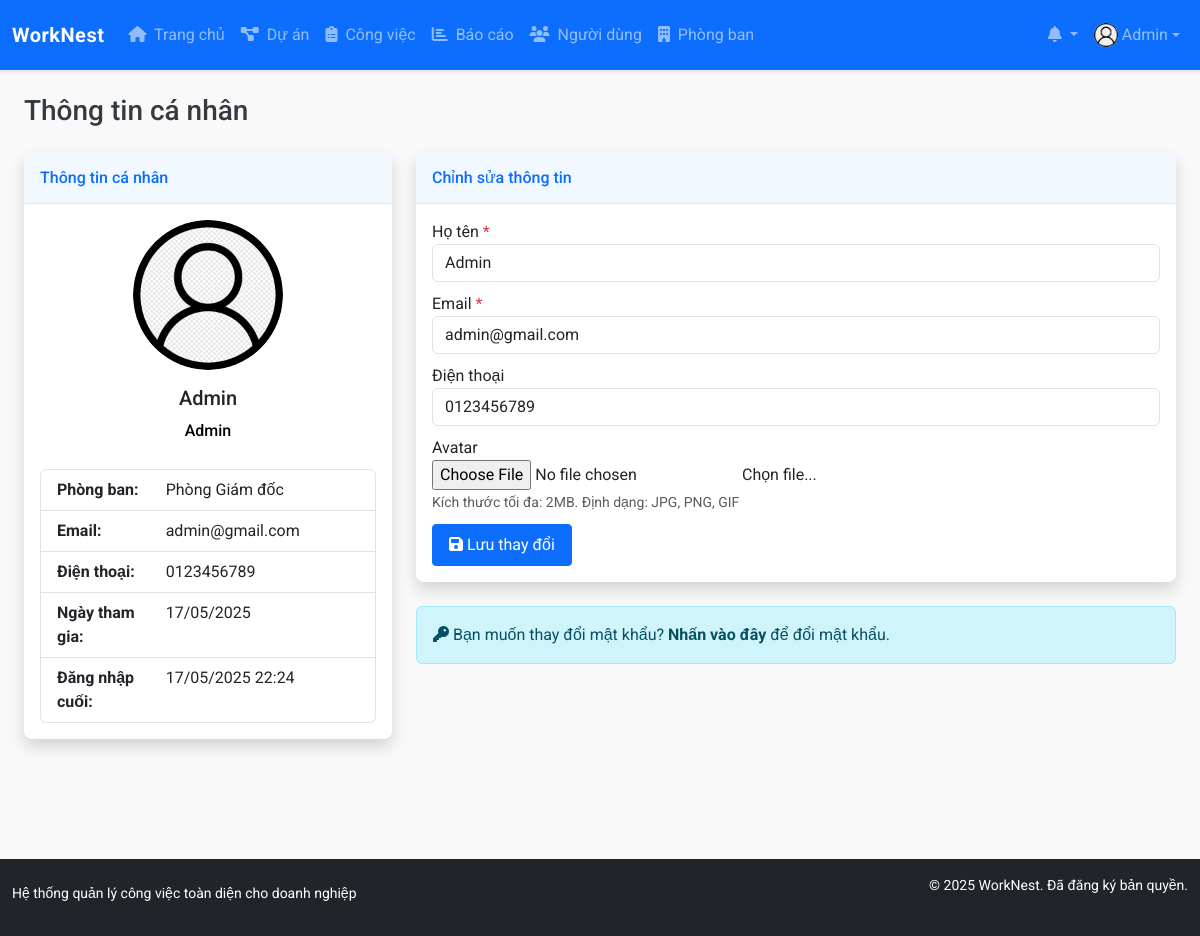
Page /modules/users/profile.php (signed in) on the committed database.
### tables this page shows
CREATE TABLE `users` (
  `id` int NOT NULL,
  `name` varchar(100) NOT NULL,
  `email` varchar(100) NOT NULL,
  `password` varchar(255) NOT NULL,
  `role` enum('admin','project_manager','department_manager','staff') NOT NULL DEFAULT 'staff',
  `department_id` int DEFAULT NULL,
  `phone` varchar(20) DEFAULT NULL,
  `avatar` varchar(255) DEFAULT 'assets/images/avatar-default.png',
  `created_at` datetime NOT NULL DEFAULT CURRENT_TIMESTAMP,
  `updated_at` datetime DEFAULT NULL ON UPDATE CURRENT_TIMESTAMP,
  `last_login` datetime DEFAULT NULL
);

CREATE TABLE `departments` (
  `id` int NOT NULL,
  `name` varchar(100) NOT NULL,
  `description` text,
  `manager_id` int DEFAULT NULL,
  `created_at` datetime NOT NULL DEFAULT CURRENT_TIMESTAMP,
  `updated_at` datetime DEFAULT NULL ON UPDATE CURRENT_TIMESTAMP
);

### config/config.php (called while the page is built, shortened)
<?php
function is_logged_in() {
    return isset($_SESSION['user_id']);
}
function has_permission($required_role) {
    return $_SESSION['user_role'] === $required_role ||
           ($_SESSION['user_role'] === 'admin') ||
           ($required_role === 'department_manager' && $_SESSION['user_role'] === 'project_manager');
}
function format_date($date) {
    return date('d/m/Y', strtotime($date));
}
require_once ROOT_PATH . 'config/database.php';

### config/database.php (called while the page is built, shortened)
<?php
$conn = mysqli_connect(DB_HOST, DB_USER, DB_PASS, DB_NAME);
mysqli_set_charset($conn, "utf8mb4");
function query($sql) {
    global $conn;
    $result = mysqli_query($conn, $sql);
    return $result;
}
function fetch_array($result) {
    return mysqli_fetch_assoc($result);
}

### includes/functions.php (called while the page is built, shortened)
<?php
function format_datetime($datetime, $format = 'd/m/Y H:i') {
    $date = new DateTime($datetime);
    $now = new DateTime();
    $diff = $now->diff($date);
    if ($diff->days == 0) {
        if ($diff->h == 0 && $diff->i < 5) {
            return 'Vừa xong';
        } elseif ($diff->h == 0) {
            return $diff->i . ' phút trước';
        } else {
            return $diff->h . ' giờ trước';
        }
    }
    elseif ($diff->days == 1) {
        return 'Hôm qua lúc ' . $date->format('H:i');
    }
    elseif ($diff->days < 7) {
        return $diff->days . ' ngày trước';
    }
    else {
        return $date->format($format);
    }
}

### modules/users/profile.php (the view, shortened to what this page needs)
<?php
require_once '../../config/config.php';
$user_id = $_SESSION['user_id'];
$sql = "SELECT * FROM users WHERE id = $user_id";
$result = query($sql);
$user = fetch_array($result);
$department_name = 'Chưa phân công';
if ($user['department_id']) {
    $dept_sql = "SELECT name FROM departments WHERE id = {$user['department_id']}";
    $dept_result = query($dept_sql);
    if (num_rows($dept_result) > 0) {
        $dept = fetch_array($dept_result);
        $department_name = $dept['name'];
    }
}
include_once '../../templates/header.php';
?>
<div class="container-fluid">
    <div class="d-sm-flex align-items-center justify-content-between mb-4">
        <h1 class="h3 mb-0 text-gray-800">Thông tin cá nhân</h1>
    </div>
    <div class="row">
        <div class="col-xl-4 col-lg-5">
            <div class="card shadow mb-4">
                <div class="card-header py-3">
                    <h6 class="m-0 font-weight-bold text-primary">Thông tin cá nhân</h6>
                </div>
                <div class="card-body">
                    <div class="text-center mb-4">
                        <img class="img-profile rounded-circle" src="<?php echo BASE_URL . $user['avatar']; ?>" width="150" height="150">
                        <h5 class="mt-3"><?php echo $user['name']; ?></h5>
                        <span class="badge badge-primary"><?php echo ucfirst($user['role']); ?></span>
                    </div>
                    <div class="list-group">
                        <div class="list-group-item">
                            <div class="row">
                                <div class="col-md-4"><strong>Phòng ban:</strong></div>
                                <div class="col-md-8"><?php echo $department_name; ?></div>
                            </div>
                        </div>
                        <div class="list-group-item">
                            <div class="row">
                                <div class="col-md-4"><strong>Email:</strong></div>
                                <div class="col-md-8"><?php echo $user['email']; ?></div>
                            </div>
                        </div>
                        <div class="list-group-item">
                            <div class="row">
                                <div class="col-md-4"><strong>Điện thoại:</strong></div>
                                <div class="col-md-8"><?php echo $user['phone'] ?: 'Chưa cập nhật'; ?></div>
                            </div>
                        </div>
                        <div class="list-group-item">
                            <div class="row">
                                <div class="col-md-4"><strong>Ngày tham gia:</strong></div>
                                <div class="col-md-8"><?php echo format_date($user['created_at']); ?></div>
                            </div>
                        </div>
                        <div class="list-group-item">
                            <div class="row">
                                <div class="col-md-4"><strong>Đăng nhập cuối:</strong></div>
                                <div class="col-md-8"><?php echo $user['last_login'] ? format_datetime($user['last_login']) : 'Chưa có dữ liệu'; ?></div>
                            </div>
                        </div>
                    </div>
                </div>
            </div>
        </div>
        <div class="col-xl-8 col-lg-7">
            <div class="card shadow mb-4">
                <div class="card-header py-3">
                    <h6 class="m-0 font-weight-bold text-primary">Chỉnh sửa thông tin</h6>
                </div>
                <div class="card-body">
                    <form action="" method="post" enctype="multipart/form-data">
                        <div class="form-group">
                            <label for="name">Họ tên <span class="text-danger">*</span></label>
                            <input type="text" class="form-control" id="name" name="name" required
                                   value="<?php echo isset($_POST['name']) ? htmlspecialchars($_POST['name']) : (isset($user['name']) && $user['name'] !== null ? htmlspecialchars($user['name']) : ''); ?>">
                        </div>
                        <div class="form-group">
                            <label for="email">Email <span class="text-danger">*</span></label>
                            <input type="email" class="form-control" id="email" name="email" required
                                   value="<?php echo isset($_POST['email']) ? htmlspecialchars($_POST['email']) : (isset($user['email']) && $user['email'] !== null ? htmlspecialchars($user['email']) : ''); ?>">
                        </div>
                        <div class="form-group">
                            <label for="phone">Điện thoại</label>
                            <input type="text" class="form-control" id="phone" name="phone"
                                   value="<?php echo isset($_POST['phone']) ? htmlspecialchars($_POST['phone']) : (isset($user['phone']) && $user['phone'] !== null ? htmlspecialchars($user['phone']) : ''); ?>">
                        </div>
                        <div class="form-group">
                            <label for="avatar">Avatar</label>
                            <div class="custom-file">
                                <input type="file" class="custom-file-input" id="avatar" name="avatar" accept="image/*">
                                <label class="custom-file-label" for="avatar">Chọn file...</label>
                            </div>
                            <small class="form-text text-muted">Kích thước tối đa: 2MB. Định dạng: JPG, PNG, GIF</small>
                        </div>
                        <button type="submit" class="btn btn-primary">
                            <i class="fas fa-save"></i> Lưu thay đổi
                        </button>
                    </form>
                </div>
            </div>
            <div class="alert alert-info">
                <i class="fas fa-key"></i> Bạn muốn thay đổi mật khẩu?
                <a href="change_password.php" class="alert-link">Nhấn vào đây</a> để đổi mật khẩu.
            </div>
        </div>
    </div>
</div>
<?php
include_once '../../templates/footer.php';
?>

### templates/header.php (shortened to what this page needs)
<?php
require_once __DIR__ . '/../includes/functions.php';
?>
<!DOCTYPE html>
<html lang="vi">
<head>
    <link href="https://cdn.jsdelivr.net/npm/bootstrap@5.3.0-alpha1/dist/css/bootstrap.min.css" rel="stylesheet">
    <link rel="stylesheet" href="https://cdnjs.cloudflare.com/ajax/libs/font-awesome/6.4.0/css/all.min.css">
    <link rel="stylesheet" href="<?php echo BASE_URL; ?>assets/css/style.css">
</head>
<body>
    <?php if (is_logged_in()): ?>
        <nav class="navbar navbar-expand-lg navbar-dark bg-primary sticky-top">
            <div class="container-fluid">
                <a class="navbar-brand d-flex align-items-center justify-content-evenly" href="<?php echo BASE_URL; ?>">
                    <span class="fw-bold">WorkNest</span>
                </a>
                <div class="collapse navbar-collapse" id="navbarNav">
                    <ul class="navbar-nav me-auto">
                        <li class="nav-item">
                            <a class="nav-link" href="<?php echo BASE_URL; ?>">
                                <i class="fas fa-home me-1"></i> Trang chủ
                            </a>
                        </li>
                        <?php if (has_permission('project_manager') || has_permission('department_manager')): ?>
                            <li class="nav-item">
                                <a class="nav-link" href="<?php echo BASE_URL; ?>modules/projects/">
                                    <i class="fas fa-project-diagram me-1"></i> Dự án
                                </a>
                            </li>
                        <?php endif; ?>
                        <li class="nav-item">
                            <a class="nav-link" href="<?php echo BASE_URL; ?>modules/tasks/">
                                <i class="fas fa-clipboard-list me-1"></i> Công việc
                            </a>
                        </li>
                        <?php if (has_permission('project_manager') || has_permission('department_manager')): ?>
                            <li class="nav-item">
                                <a class="nav-link" href="<?php echo BASE_URL; ?>modules/reports/">
                                    <i class="fas fa-chart-bar me-1"></i> Báo cáo
                                </a>
                            </li>
                        <?php endif; ?>
                        <?php if (has_permission('admin')): ?>
                            <li class="nav-item">
                                <a class="nav-link" href="<?php echo BASE_URL; ?>modules/users/">
                                    <i class="fas fa-users me-1"></i> Người dùng
                                </a>
                            </li>
                            <li class="nav-item">
                                <a class="nav-link" href="<?php echo BASE_URL; ?>modules/departments/">
                                    <i class="fas fa-building me-1"></i> Phòng ban
                                </a>
                            </li>
                        <?php endif; ?>
                    </ul>
                    <ul class="navbar-nav">
                        <li class="nav-item dropdown">
                            <a class="nav-link dropdown-toggle position-relative" href="#" id="notificationsDropdown"
                                role="button" data-bs-toggle="dropdown" aria-expanded="false">
                                <i class="fas fa-bell"></i>
                            </a>
                        </li>
                        <li class="nav-item dropdown">
                            <a class="nav-link dropdown-toggle d-flex align-items-center justify-content-evenly" href="#" id="userDropdown"
                                role="button" data-bs-toggle="dropdown" aria-expanded="false">
                                <?php
                                $current_user_id = $_SESSION['user_id'];
                                $user_sql = "SELECT * FROM users WHERE id = $current_user_id";
                                $user_result = query($user_sql);
                                $user_data = fetch_array($user_result);
                                ?>
                                <img src="<?php echo BASE_URL . $user_data['avatar']; ?>" class="rounded-circle me-1"
                                    alt="Avatar" style="width: 24px; height: 24px; object-fit: cover;">
                                <span class="d-none d-lg-inline-block"><?php echo $user_data['name']; ?></span>
                            </a>
                        </li>
                    </ul>
                </div>
            </div>
        </nav>
    <?php endif; ?>
    <div class="container-fluid mt-4 pb-5">

### assets/css/style.css (style rules this page uses)
:root { --primary-color: #0d6efd; --primary-hover: #0a58ca; --secondary-color: #6c757d; --dark-color: #343a40; --light-color: #f8f9fa; --gray-100: #f8f9fa; --gray-200: #e9ecef; --gray-300: #dee2e6; --gray-400: #ced4da; --gray-500: #adb5bd; --gray-600: #6c757d; --gray-700: #495057; --gray-800: #343a40; --gray-900: #212529; }
a { text-decoration: none; }
body { font-family: 'Roboto', sans-serif; background-color: #f9f9f9; color: var(--gray-800); min-height: 100vh; display: flex; flex-direction: column; justify-content: space-between; }
.navbar-dark.bg-primary { height: 70px; box-shadow: 0 2px 4px rgba(0, 0, 0, 0.1); }
.navbar-brand { font-weight: 700; letter-spacing: 0.5px; }
.card { border: none; box-shadow: 0 0.125rem 0.25rem rgba(0, 0, 0, 0.075); transition: all 0.3s ease; border-radius: 0.5rem; overflow: hidden; }
.card-header { background-color: rgba(13, 110, 253, 0.05); border-bottom: 1px solid rgba(13, 110, 253, 0.1); font-weight: 500; }
.btn { border-radius: 0.25rem; padding: 0.5rem 1rem; transition: all 0.2s ease; }
.btn-primary { background-color: var(--primary-color); border-color: var(--primary-color); }
.badge { color: black; font-size: 16px; font-weight: 500; padding: 0.35em 0.65em; }
.form-group { margin-bottom: 10px; }

### rows in the picture
users: avatar (placeholder picture), name "Admin", role "Admin", email "admin@gmail.com", phone "0123456789", created_at "17/05/2025", last_login "17/05/2025 22:24"
departments: name "Phòng Giám đốc"
